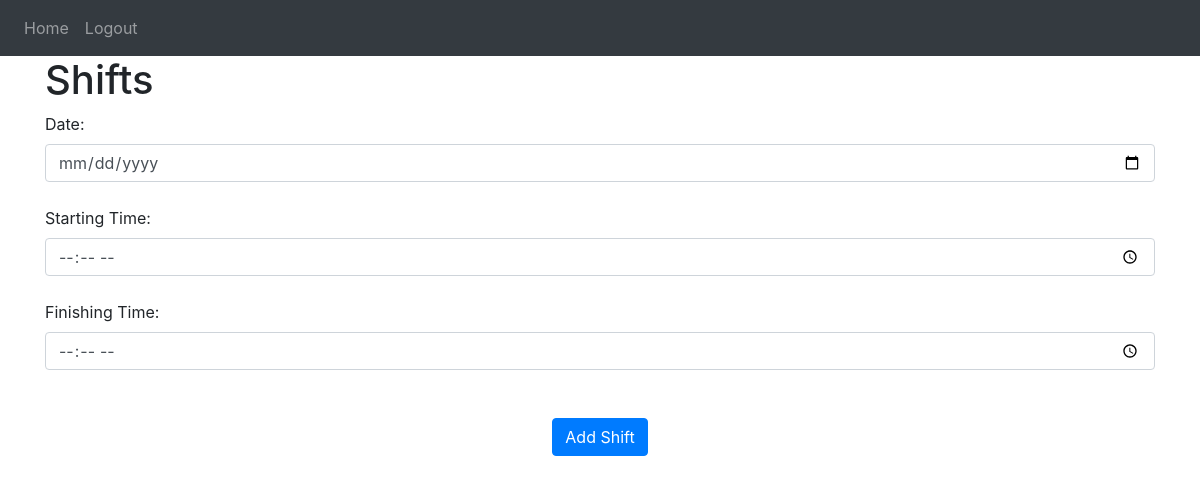
Page / (signed in) on the earlier database version.
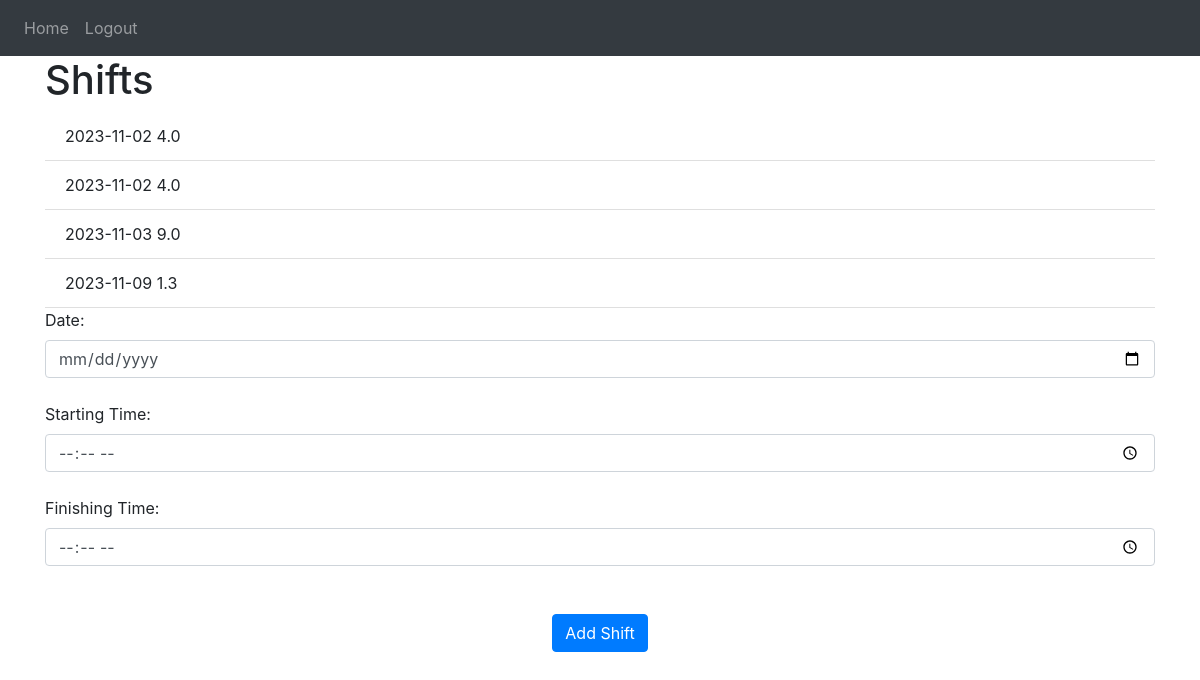
Same page on the later database version.
### website/models.py (models this page shows)
class Shift(db.Model):
    id = db.Column(db.Integer, primary_key=True)
    date = db.Column(db.DateTime(timezone=True))
    start = db.Column(db.Time)
    finish = db.Column(db.Time)
    data = db.Column(db.String(150))
    user_id = db.Column(db.Integer, db.ForeignKey('user.id'))

### website/views.py (the view, shortened to what this page needs)
@views.route('/', methods=['GET', 'POST'])
@login_required
def home():
    return render_template("home.html", user=current_user)

### website/__init__.py (called while the page is built)
def create_app():
    app = Flask(__name__)
    app.config['SECRET_KEY'] = 'skjdfhkjsdfhk'
    app.config['SQLALCHEMY_DATABASE_URI'] = f'sqlite:///{DB_NAME}'
    db.init_app(app)
    from .views import views
    from .auth import auth
    app.register_blueprint(views, url_prefix='/')
    app.register_blueprint(auth, url_prefix='/')
    from .models import User, Shift
    with app.app_context():
        db.create_all()
    login_manager = LoginManager()
    login_manager.login_view = 'auth.login'
    login_manager.init_app(app)
    @login_manager.user_loader
    def load_user(id):
        return User.query.get(int(id))
    return app

### website/templates/home.html
{% extends "base.html" %} {$ block title %}Home{ %endblock% }
{% block content %}
<h1>Shifts</h1>
<ul class="list-group list-group-flush" id="shifts">
    {% for shift in user.shifts %}
    <li class="list-group-item">{{ shift.data }}</li>
    {% endfor %}
</ul>
<form method="POST">
    <label for="date">Date:</label>
    <input type="date" id="date" name="date" class="form-control" required><br>
    <label for="start_time">Starting Time:</label>
    <input type="time" id="start_time" name="start_time" class="form-control" required><br>
    <label for="finish_time">Finishing Time:</label>
    <input type="time" id="finish_time" name="finish_time" class="form-control" required><br>
    <br />
    <div align="center">
        <button type="submit" class="btn btn-primary" value="Submit">Add Shift</button>
    </div>
</form>
{% endblock %}

### website/templates/base.html (shortened to what this page needs)
<!DOCTYPE html>
<html>
  <head>
    <link
      rel="stylesheet"
      href="https://stackpath.bootstrapcdn.com/bootstrap/4.4.1/css/bootstrap.min.css"
    />
    <link
      rel="stylesheet"
      href="https://stackpath.bootstrapcdn.com/font-awesome/4.7.0/css/font-awesome.min.css"
    />
  </head>
  <body>
    <nav class="navbar navbar-expand-lg navbar-dark bg-dark">
      <div class="collapse navbar-collapse" id="navbar">
        <div class="navbar-nav">
          {% if user.is_authenticated %}
          <a class="nav-item nav-link" id="home" href="/">Home</a>
          <a class="nav-item nav-link" id="logout" href="/logout">Logout</a>
          {% else %}
          <a class="nav-item nav-link" id="login" href="/login">Login</a>
          <a class="nav-item nav-link" id="signUp" href="/sign-up">Sign Up</a>
          {% endif %}
        </div>
      </div>
    </nav>
    <div class="container">
      {% block content %}
      {% endblock %}
    </div>
  </body>
</html>

Differences in the rows shown:
added Shift: data "2023-11-02 4.0"
added Shift: data "2023-11-02 4.0"
added Shift: data "2023-11-03 9.0"
added Shift: data "2023-11-09 1.3"
